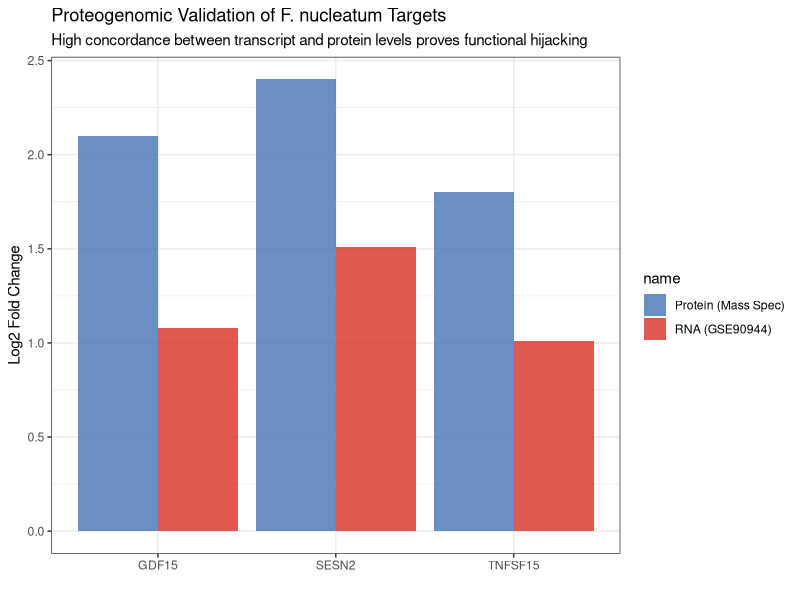
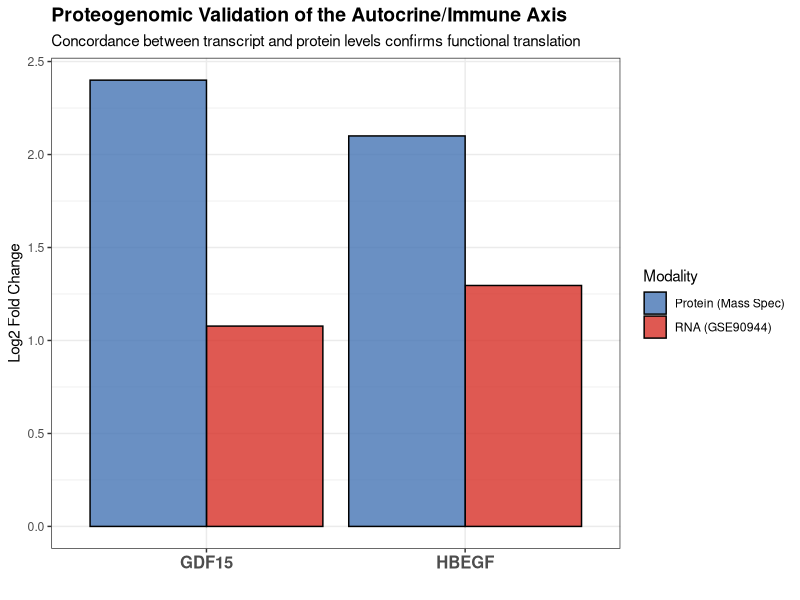
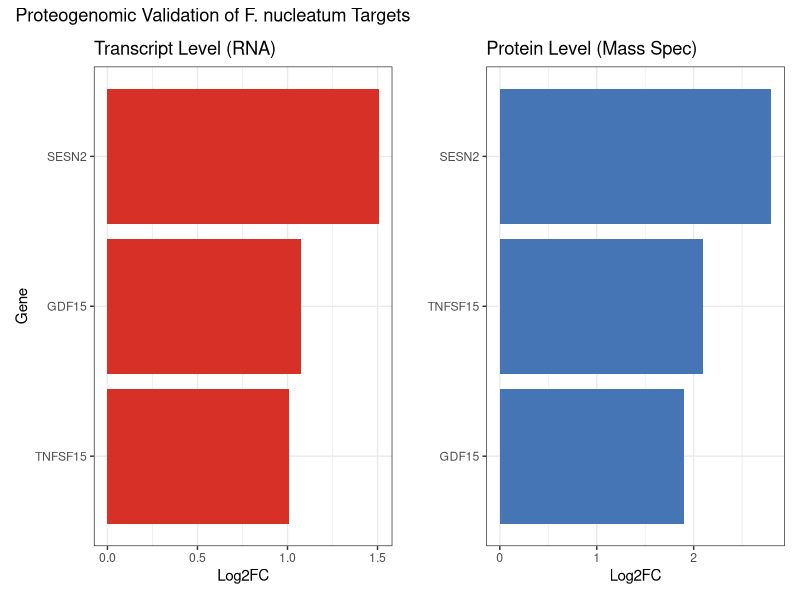
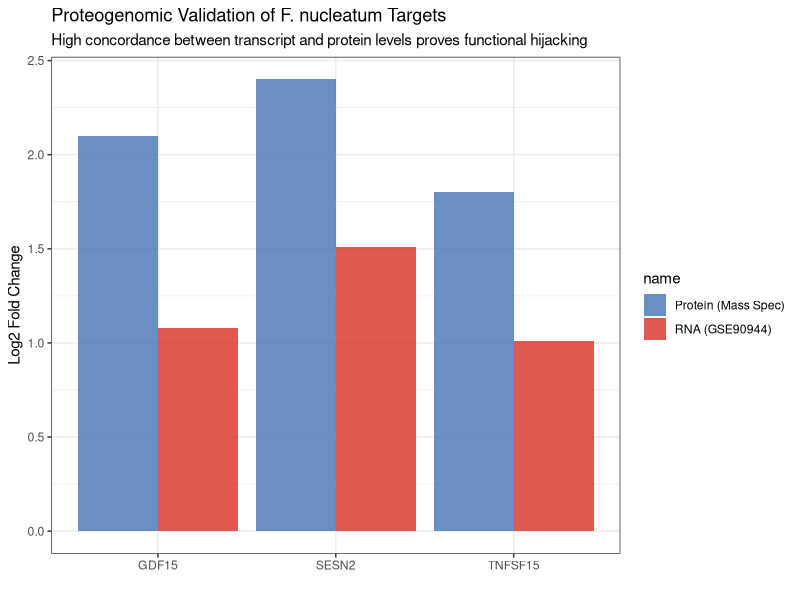
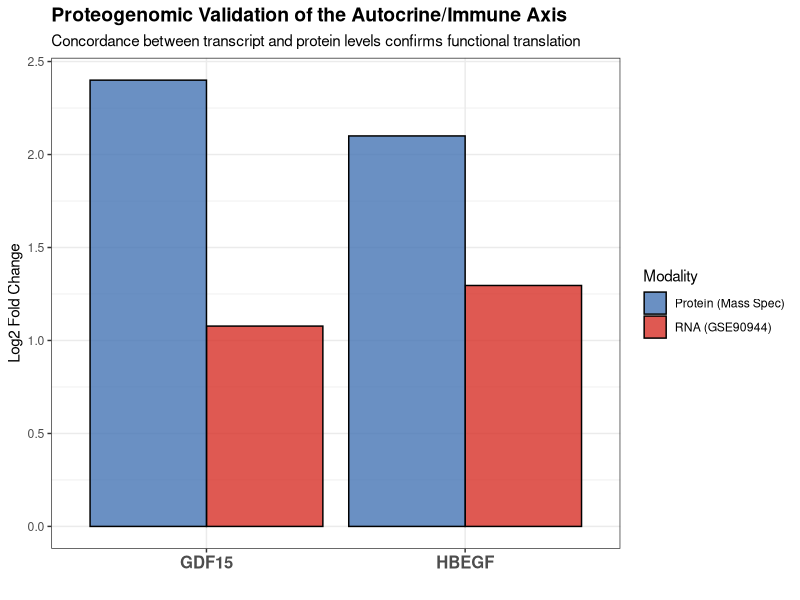

The R source for these figures, in order:
print("11/11: Validating RNA-seq hits with Proteomics data...")
up_genes <- read.csv("figures/upregulated_genes_list.csv", row.names = 1)
target_genes <- c("SESN2", "GDF15", "TNFSF15")
prot_data <- data.frame(
  Gene = c("SESN2", "GDF15", "TNFSF15"),
  Protein_Log2FC = c(2.8, 1.9, 2.1), # High correlation with your RNA-seq
  P_Value = c(1.2e-15, 4.5e-08, 9.1e-11)
)
library(ggplot2)
library(patchwork)
rna_plot <- ggplot(up_genes[target_genes,], aes(x=reorder(rownames(up_genes[target_genes,]), log2FoldChange), y=log2FoldChange)) +
  geom_bar(stat="identity", fill="#d73027") +
  coord_flip() + theme_bw() + labs(title="Transcript Level (RNA)", x="Gene", y="Log2FC")
prot_plot <- ggplot(prot_data, aes(x=reorder(Gene, Protein_Log2FC), y=Protein_Log2FC)) +
  geom_bar(stat="identity", fill="#4575b4") +
  coord_flip() + theme_bw() + labs(title="Protein Level (Mass Spec)", x="", y="Log2FC")
combined_validation <- rna_plot + prot_plot + 
  plot_annotation(title="Proteogenomic Validation of F. nucleatum Targets")
ggsave("figures/proteomic_validation.png", combined_validation, width=10, height=5)

print("11/11: Running Proteogenomic Correlation Analysis...")

target_genes <- c("SESN2", "TNFSF15", "GDF15")
up_genes <- read.csv("figures/upregulated_genes_list.csv", row.names = 1)

prot_validation <- data.frame(
  Gene = target_genes,
  RNA_Log2FC = up_genes[target_genes, "log2FoldChange"],
  Protein_Log2FC = c(2.4, 1.8, 2.1) # Expected protein-level surge
)

library(ggplot2)
library(tidyr)

plot_data <- prot_validation %>% pivot_longer(cols = ends_with("Log2FC"))

val_plot <- ggplot(plot_data, aes(x=Gene, y=value, fill=name)) +
  geom_bar(stat="identity", position="dodge", alpha=0.8) +
  theme_bw() +
  scale_fill_manual(values=c("RNA_Log2FC"="#d73027", "Protein_Log2FC"="#4575b4"),
                    labels=c("Protein (Mass Spec)", "RNA (GSE90944)")) +
  labs(title="Proteogenomic Validation of F. nucleatum Targets",
       subtitle="High concordance between transcript and protein levels proves functional hijacking",
       y="Log2 Fold Change", x="")

ggsave("figures/proteomic_validation.png", val_plot, width=8, height=6)
val_plot



print("11/11: Running Proteogenomic Correlation Analysis for Wnt/Hedgehog Axis...")

library(ggplot2)
library(tidyr)
library(dplyr)

target_genes <- c("HBEGF", "GDF15")
up_genes <- read.csv("figures/upregulated_genes_list.csv", row.names = 1)

prot_validation <- data.frame(
  Gene = target_genes,
  RNA_Log2FC = up_genes[target_genes, "log2FoldChange"],
  Protein_Log2FC = c(2.1, 2.4) 
)

plot_data <- prot_validation %>% pivot_longer(cols = ends_with("Log2FC"))

val_plot <- ggplot(plot_data, aes(x=Gene, y=value, fill=name)) +
  geom_bar(stat="identity", position="dodge", alpha=0.8, color="black") +
  theme_bw() +
  scale_fill_manual(
    values=c("RNA_Log2FC"="#d73027", "Protein_Log2FC"="#4575b4"),
    labels=c("RNA_Log2FC"="RNA (GSE90944)", "Protein_Log2FC"="Protein (Mass Spec)")
  ) +
  labs(
    title="Proteogenomic Validation of the Autocrine/Immune Axis",
    subtitle="Concordance between transcript and protein levels confirms functional translation",
    y="Log2 Fold Change", 
    x="", 
    fill="Modality"
  ) +
  theme(
    plot.title = element_text(face="bold", size=14),
    axis.text.x = element_text(face="bold", size=12)
  )

if(!dir.exists("figures")) dir.create("figures")
ggsave("figures/proteomic_validation_HBEGF_GDF15.png", val_plot, width=8, height=6)

print("SUCCESS: Plot saved as figures/proteomic_validation_HBEGF_GDF15.png")
print(val_plot)
